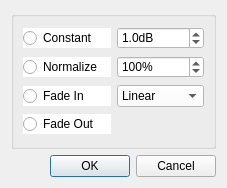
<?xml version="1.0" encoding="UTF-8"?>
<ui version="4.0">
 <class>Dialog</class>
 <widget class="QDialog" name="Dialog">
  <property name="geometry">
   <rect>
    <x>0</x>
    <y>0</y>
    <width>227</width>
    <height>188</height>
   </rect>
  </property>
  <property name="windowTitle">
   <string>Amplitude Modulation</string>
  </property>
  <layout class="QGridLayout" name="gridLayout_2">
   <item row="3" column="0" colspan="2">
    <widget class="QDialogButtonBox" name="buttonBox">
     <property name="orientation">
      <enum>Qt::Horizontal</enum>
     </property>
     <property name="standardButtons">
      <set>QDialogButtonBox::Cancel|QDialogButtonBox::Ok</set>
     </property>
    </widget>
   </item>
   <item row="2" column="0" colspan="2">
    <widget class="QGroupBox" name="groupBox_4">
     <property name="title">
      <string/>
     </property>
     <layout class="QGridLayout" name="gridLayout">
      <item row="1" column="0">
       <widget class="QRadioButton" name="rbuttonNormalize">
        <property name="styleSheet">
         <string notr="true">background-color: rgb(255, 255, 255);</string>
        </property>
        <property name="text">
         <string>Normalize</string>
        </property>
       </widget>
      </item>
      <item row="1" column="1">
       <widget class="QSpinBox" name="spinboxNormalizePercent">
        <property name="styleSheet">
         <string notr="true">background-color: rgb(255, 255, 255);</string>
        </property>
        <property name="suffix">
         <string>%</string>
        </property>
        <property name="minimum">
         <number>1</number>
        </property>
        <property name="maximum">
         <number>10000</number>
        </property>
        <property name="value">
         <number>100</number>
        </property>
       </widget>
      </item>
      <item row="0" column="1">
       <widget class="QDoubleSpinBox" name="spinboxConstValue">
        <property name="styleSheet">
         <string notr="true">background-color: rgb(255, 255, 255);</string>
        </property>
        <property name="suffix">
         <string>dB</string>
        </property>
        <property name="decimals">
         <number>1</number>
        </property>
        <property name="minimum">
         <double>0.100000000000000</double>
        </property>
        <property name="maximum">
         <double>100.000000000000000</double>
        </property>
        <property name="value">
         <double>1.000000000000000</double>
        </property>
       </widget>
      </item>
      <item row="0" column="0">
       <widget class="QRadioButton" name="rbuttonConst">
        <property name="styleSheet">
         <string notr="true">background-color: rgb(255, 255, 255);</string>
        </property>
        <property name="text">
         <string>Constant</string>
        </property>
       </widget>
      </item>
      <item row="4" column="0">
       <widget class="QRadioButton" name="rbuttonFadeOut">
        <property name="styleSheet">
         <string notr="true">background-color: rgb(255, 255, 255);</string>
        </property>
        <property name="text">
         <string>Fade Out</string>
        </property>
       </widget>
      </item>
      <item row="2" column="1">
       <widget class="QComboBox" name="cboxModulationType">
        <property name="styleSheet">
         <string notr="true">background-color: rgb(255, 255, 255);</string>
        </property>
        <property name="editable">
         <bool>false</bool>
        </property>
        <item>
         <property name="text">
          <string>Linear</string>
         </property>
        </item>
        <item>
         <property name="text">
          <string>sin</string>
         </property>
        </item>
        <item>
         <property name="text">
          <string>sin-sqrt</string>
         </property>
        </item>
        <item>
         <property name="text">
          <string>sin^2</string>
         </property>
        </item>
        <item>
         <property name="text">
          <string>cuadratic</string>
         </property>
        </item>
       </widget>
      </item>
      <item row="2" column="0">
       <widget class="QRadioButton" name="rbuttonFadeIn">
        <property name="styleSheet">
         <string notr="true">background-color: rgb(255, 255, 255);</string>
        </property>
        <property name="text">
         <string>Fade In</string>
        </property>
       </widget>
      </item>
     </layout>
    </widget>
   </item>
  </layout>
 </widget>
 <resources/>
 <connections>
  <connection>
   <sender>buttonBox</sender>
   <signal>accepted()</signal>
   <receiver>Dialog</receiver>
   <slot>accept()</slot>
   <hints>
    <hint type="sourcelabel">
     <x>248</x>
     <y>254</y>
    </hint>
    <hint type="destinationlabel">
     <x>157</x>
     <y>274</y>
    </hint>
   </hints>
  </connection>
  <connection>
   <sender>buttonBox</sender>
   <signal>rejected()</signal>
   <receiver>Dialog</receiver>
   <slot>reject()</slot>
   <hints>
    <hint type="sourcelabel">
     <x>316</x>
     <y>260</y>
    </hint>
    <hint type="destinationlabel">
     <x>286</x>
     <y>274</y>
    </hint>
   </hints>
  </connection>
 </connections>
</ui>
